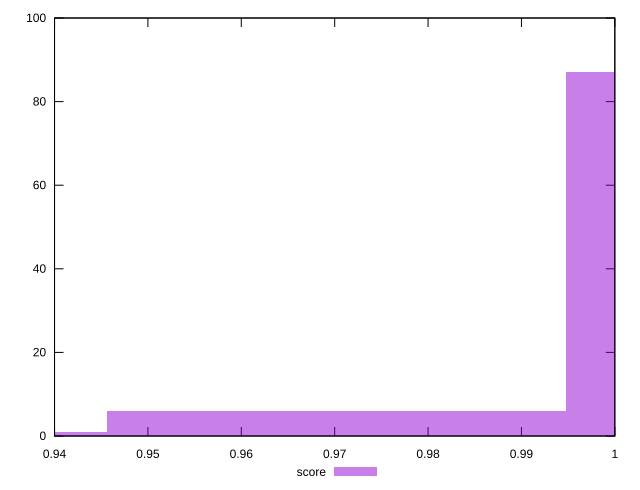

Source code (gnuplot):
reset

$score <<EOF
0.957906525219386 6
1.007029936769098 87
0.9824682309942421 6
0.93334481944453 1
EOF

set key outside below
set boxwidth 0.02456170577485605
set xrange [0.94:1]
set yrange [0:100]
set trange [0:100]
set style fill transparent solid 0.5 noborder
set terminal svg size 640, 490 enhanced background rgb 'white'
set output "reports/report_00031_2021-02-24T23-18-18.084Z/unused-css-rules/samples/card/score/histogram.svg"

plot $score title "score" with boxes

reset
